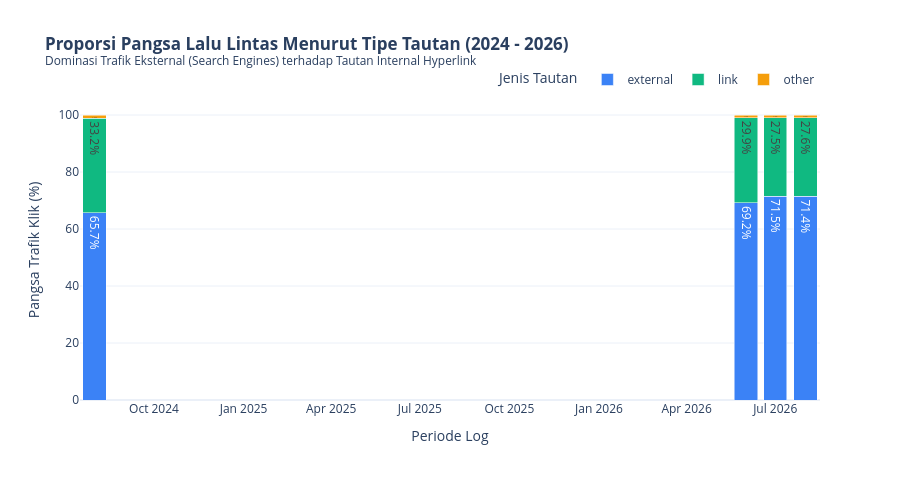

Notebook source saved alongside this figure:
### Markdown cell above
## 3. Visualisasi 2: Dinamika dan Pergeseran Jalur Rujukan Navigasi (Link Types)

Mengamati apakah masyarakat Indonesia berselancar di Wikipedia melalui tautan internal (`link`) ataukah langsung terlempar dari mesin pencari eksternal (`external`).

### Code cell
link_type_df = con.execute('''
    SELECT 
        periode,
        tipe_link,
        COUNT(*) AS frekuensi_relasi,
        SUM(jumlah_klik) AS total_klik,
        ROUND(100.0 * SUM(jumlah_klik) / SUM(SUM(jumlah_klik)) OVER (PARTITION BY periode), 2) AS persen_klik
    FROM clickstream
    GROUP BY periode, tipe_link
    ORDER BY periode, tipe_link
''').pl()
display(link_type_df)

fig2 = px.bar(
    link_type_df.to_pandas(),
    x='periode',
    y='persen_klik',
    color='tipe_link',
    barmode='stack',
    text='persen_klik',
    color_discrete_map={
        'external': '#3B82F6',
        'link': '#10B981',
        'other': '#F59E0B'
    },
    title='<b>Proporsi Pangsa Lalu Lintas Menurut Tipe Tautan (2024 - 2026)</b><br><sup>Dominasi Trafik Eksternal (Search Engines) terhadap Tautan Internal Hyperlink</sup>',
    labels={'persen_klik': 'Pangsa Trafik Klik (%)', 'periode': 'Periode Log', 'tipe_link': 'Jenis Tautan'}
)
fig2.update_traces(texttemplate='%{text:.1f}%', textposition='inside')
fig2.update_layout(
    template='plotly_white',
    height=480,
    legend=dict(orientation='h', yanchor='bottom', y=1.02, xanchor='right', x=1)
)
fig2.write_html(FIGURES_DIR / 'fig2_komposisi_tipe_link.html')
fig2.show()

### Figure 1 — Plotly figure (JSON) as saved in the notebook; plotly's stock layout.template omitted (floating-point values rounded to 4 significant figures)
{"data": [{"hovertemplate": "Jenis Tautan=external<br>Periode Log=%{x}<br>Pangsa Trafik Klik (%)=%{text}<extra></extra>", "legendgroup": "external", "marker": {"color": "#3B82F6", "pattern": {"shape": ""}}, "name": "external", "orientation": "v", "showlegend": true, "text": [65.66, 69.15, 71.55, 71.42], "textposition": "inside", "texttemplate": "%{text:.1f}%", "type": "bar", "x": ["2024-08", "2026-06", "2026-07", "2026-08"], "xaxis": "x", "y": [65.66, 69.15, 71.55, 71.42], "yaxis": "y"}, {"hovertemplate": "Jenis Tautan=link<br>Periode Log=%{x}<br>Pangsa Trafik Klik (%)=%{text}<extra></extra>", "legendgroup": "link", "marker": {"color": "#10B981", "pattern": {"shape": ""}}, "name": "link", "orientation": "v", "showlegend": true, "text": [33.16, 29.87, 27.47, 27.65], "textposition": "inside", "texttemplate": "%{text:.1f}%", "type": "bar", "x": ["2024-08", "2026-06", "2026-07", "2026-08"], "xaxis": "x", "y": [33.16, 29.87, 27.47, 27.65], "yaxis": "y"}, {"hovertemplate": "Jenis Tautan=other<br>Periode Log=%{x}<br>Pangsa Trafik Klik (%)=%{text}<extra></extra>", "legendgroup": "other", "marker": {"color": "#F59E0B", "pattern": {"shape": ""}}, "name": "other", "orientation": "v", "showlegend": true, "text": [1.18, 0.98, 0.98, 0.93], "textposition": "inside", "texttemplate": "%{text:.1f}%", "type": "bar", "x": ["2024-08", "2026-06", "2026-07", "2026-08"], "xaxis": "x", "y": [1.18, 0.98, 0.98, 0.93], "yaxis": "y"}], "layout": {"barmode": "stack", "height": 480, "legend": {"orientation": "h", "title": {"text": "Jenis Tautan"}, "tracegroupgap": 0, "x": 1, "xanchor": "right", "y": 1.02, "yanchor": "bottom"}, "title": {"text": "<b>Proporsi Pangsa Lalu Lintas Menurut Tipe Tautan (2024 - 2026)</b><br><sup>Dominasi Trafik Eksternal (Search Engines) terhadap Tautan Internal Hyperlink</sup>"}, "xaxis": {"anchor": "y", "domain": [0.0, 1.0], "title": {"text": "Periode Log"}}, "yaxis": {"anchor": "x", "domain": [0.0, 1.0], "title": {"text": "Pangsa Trafik Klik (%)"}}}}
